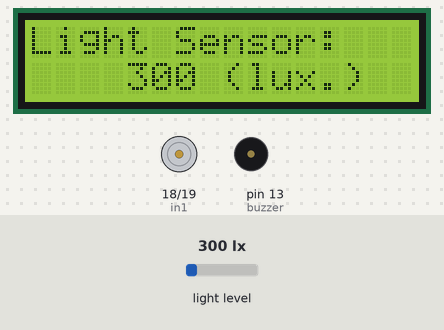
Bench run of a sketch on a simulated Arduino Mega 2560, built with avr-gcc and run on an emulated ATmega2560. Shown: 16×2 character LCD, motor-driver pin pairs drawn as motors (green arrow = first pin HIGH = forward, orange = second pin HIGH = backward, longer = more drive, scaled by the enable pin), buzzer (waves = sounding, pin HIGH). The test bench sets the inputs (shaded band); at power-on: light level 300 lx. What the sketch prints to the serial monitor is not drawn.

Above: at 1.2 s.
1.3 s: light level set to 276 lx
At 2.1 s:
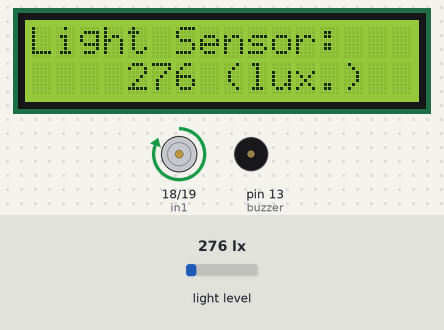
At 7.6 s:
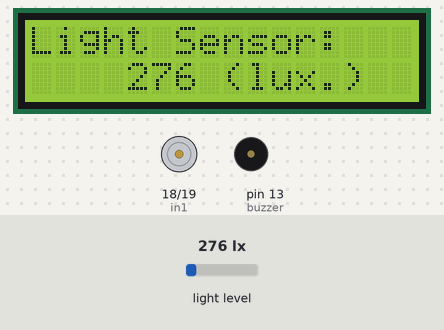
Timing chart, 0 to 8.8 s (numbered marks = the images above; inputs shaded):
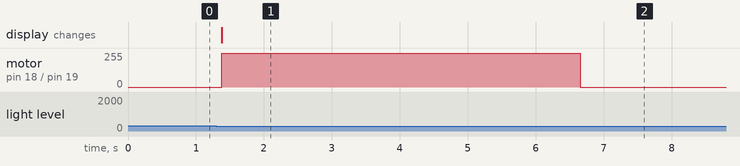

The sketch:

L298n_Kidbright_Gy-30.ino
```cpp
//Home Of Maker for Kidbright Board
#include <LiquidCrystal_I2C.h>
#include <BH1750FVI.h>
BH1750FVI LightSensor(BH1750FVI::k_DevModeContLowRes);
//LCD
LiquidCrystal_I2C lcd(0x27, 16, 2);
const int buzzer = 13; //buzzer pin

// Motor A
#define enA 23
#define in1 18
#define in2 19
#define button 14

int rotDirection = 0;
int pressed = false;

void setup() {
  Serial.begin(115200);
    // initialize LCD
  lcd.init();
  // turn on LCD backlight
  lcd.backlight();

  LightSensor.begin();
  // sets the pins as outputs:
  pinMode(enA, OUTPUT);
  pinMode(in1, OUTPUT);
  pinMode(in2, OUTPUT);
  pinMode(button, INPUT);

  pinMode(buzzer, OUTPUT); // Set buzzer - pin 9 as an output
  // Set initial rotation direction
  digitalWrite(in1, LOW);
  digitalWrite(in2, HIGH);
}

void loop() {
  // Move the DC motor forward at maximum speed

  uint16_t lux = LightSensor.GetLightIntensity();
  Serial.print("Light: ");
  Serial.print(lux);
  Serial.println(" lux");
  lcd.setCursor(0, 0);
  lcd.print("Light Sensor:");
  lcd.setCursor(4, 1);
  lcd.print(lux);
  lcd.setCursor(8, 1);
  lcd.print("(lux.)");

  analogWrite(enA, 150); // Send PWM signal to L298N Enable pin


  // If button is pressed - change rotation direction
  if (lux < 300 && rotDirection == 0) {
    digitalWrite(in1, HIGH);
    digitalWrite(in2, LOW);
  //  tone(buzzer, 1000); // Send 1KHz sound signal...
    delay(5000);
    rotDirection = 1;
    Serial.print("Open window");

  }else if (lux > 300 && rotDirection == 1)  {
    digitalWrite(in1, LOW);
    digitalWrite(in2, HIGH);
   // tone(buzzer, 1000); // Send 1KHz sound signal...
    delay(5000);
   rotDirection = 0;
   Serial.print("Close window");
  }else {
    digitalWrite(in1, LOW);
    digitalWrite(in2, LOW);
    delay(50);
  }

   delay(250);
}
```

Measured:
- the behaviour switches between 300 and 299 lx on light level (found by bisection; images 0 and 1)
- after the input at 1.3 s, motor on pin 18 (in1) / pin 19 (in2): stopped → forward 255/255 after 0.08 s, → stopped 5.3 s later; the display: changes after 0.08 s (image 1)
